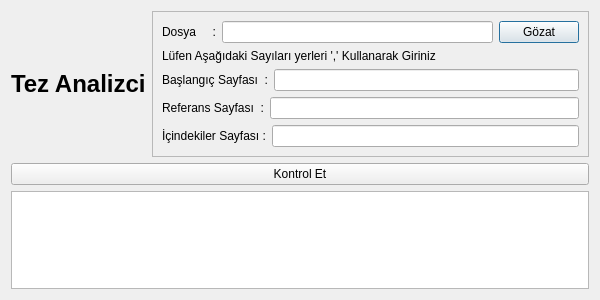
<?xml version="1.0" encoding="UTF-8"?>
<ui version="4.0">
 <class>MainWindows</class>
 <widget class="QDialog" name="MainWindows">
  <property name="geometry">
   <rect>
    <x>0</x>
    <y>0</y>
    <width>600</width>
    <height>300</height>
   </rect>
  </property>
  <property name="minimumSize">
   <size>
    <width>600</width>
    <height>300</height>
   </size>
  </property>
  <property name="maximumSize">
   <size>
    <width>600</width>
    <height>300</height>
   </size>
  </property>
  <property name="windowTitle">
   <string>Dialog</string>
  </property>
  <layout class="QVBoxLayout" name="verticalLayout_2">
   <item>
    <layout class="QHBoxLayout" name="horizontalLayout_5">
     <item>
      <widget class="QLabel" name="label">
       <property name="text">
        <string>&lt;html&gt;&lt;head/&gt;&lt;body&gt;&lt;p&gt;&lt;span style=&quot; font-size:18pt; font-weight:600;&quot;&gt;Tez Analizci&lt;/span&gt;&lt;/p&gt;&lt;/body&gt;&lt;/html&gt;</string>
       </property>
      </widget>
     </item>
     <item>
      <widget class="QFrame" name="frame">
       <property name="frameShape">
        <enum>QFrame::StyledPanel</enum>
       </property>
       <property name="frameShadow">
        <enum>QFrame::Raised</enum>
       </property>
       <layout class="QVBoxLayout" name="verticalLayout">
        <item>
         <layout class="QHBoxLayout" name="horizontalLayout">
          <item>
           <widget class="QLabel" name="label_2">
            <property name="text">
             <string>Dosya     :</string>
            </property>
           </widget>
          </item>
          <item>
           <widget class="QLineEdit" name="lineEdit"/>
          </item>
          <item>
           <widget class="QPushButton" name="Gzat">
            <property name="text">
             <string>Gözat</string>
            </property>
           </widget>
          </item>
         </layout>
        </item>
        <item>
         <widget class="QLabel" name="label_6">
          <property name="text">
           <string>Lüfen Aşağıdaki Sayıları yerleri ',' Kullanarak Giriniz</string>
          </property>
         </widget>
        </item>
        <item>
         <layout class="QHBoxLayout" name="horizontalLayout_2">
          <item>
           <widget class="QLabel" name="label_5">
            <property name="text">
             <string>Başlangıç Sayfası  :</string>
            </property>
           </widget>
          </item>
          <item>
           <widget class="QLineEdit" name="lineEdit_2"/>
          </item>
         </layout>
        </item>
        <item>
         <layout class="QHBoxLayout" name="horizontalLayout_3">
          <item>
           <widget class="QLabel" name="label_3">
            <property name="text">
             <string>Referans Sayfası  :</string>
            </property>
           </widget>
          </item>
          <item>
           <widget class="QLineEdit" name="lineEdit_3"/>
          </item>
         </layout>
        </item>
        <item>
         <layout class="QHBoxLayout" name="horizontalLayout_4">
          <item>
           <widget class="QLabel" name="label_4">
            <property name="text">
             <string>İçindekiler Sayfası :</string>
            </property>
           </widget>
          </item>
          <item>
           <widget class="QLineEdit" name="lineEdit_4"/>
          </item>
         </layout>
        </item>
       </layout>
      </widget>
     </item>
    </layout>
   </item>
   <item>
    <widget class="QPushButton" name="Kontrol">
     <property name="text">
      <string>Kontrol Et</string>
     </property>
    </widget>
   </item>
   <item>
    <widget class="QTextBrowser" name="debugTextBrowser"/>
   </item>
  </layout>
 </widget>
 <resources/>
 <connections/>
 <slots>
  <slot>browseSlot()</slot>
  <slot>writeDocSlot()</slot>
 </slots>
</ui>
